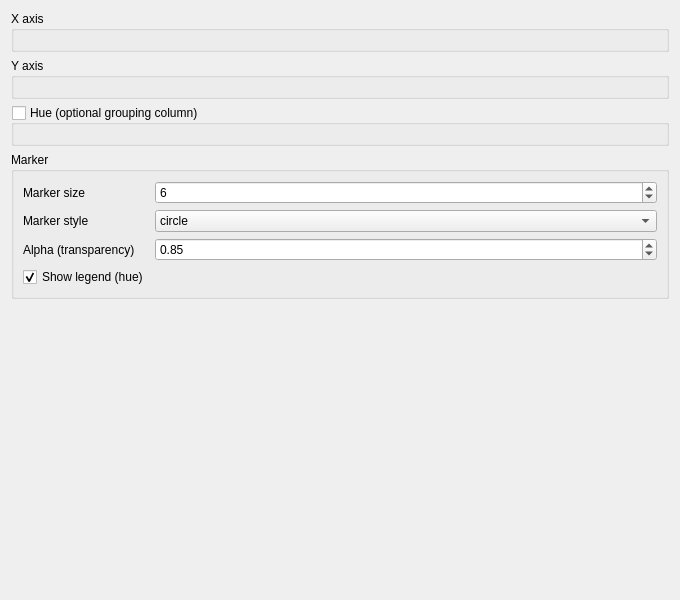
<?xml version="1.0" encoding="UTF-8"?>
<ui version="4.0">
 <class>DAChartAddStatsScatterplotWidget</class>
 <widget class="QWidget" name="DAChartAddStatsScatterplotWidget">
  <property name="geometry">
   <rect>
    <x>0</x>
    <y>0</y>
    <width>680</width>
    <height>600</height>
   </rect>
  </property>
  <property name="windowTitle">
   <string>Stats Scatterplot Settings</string>
  </property>
  <layout class="QVBoxLayout" name="verticalLayoutMain">
   <item>
    <widget class="QGroupBox" name="groupBoxXData">
     <property name="title">
      <string>X axis</string>
     </property>
     <property name="flat">
      <bool>true</bool>
     </property>
     <layout class="QVBoxLayout" name="verticalLayoutXData">
      <item>
       <widget class="DA::DAChartSeriesSelectWidget" name="selectWidgetXData"/>
      </item>
     </layout>
    </widget>
   </item>
   <item>
    <widget class="QGroupBox" name="groupBoxYData">
     <property name="title">
      <string>Y axis</string>
     </property>
     <property name="flat">
      <bool>true</bool>
     </property>
     <layout class="QVBoxLayout" name="verticalLayoutYData">
      <item>
       <widget class="DA::DAChartSeriesSelectWidget" name="selectWidgetYData"/>
      </item>
     </layout>
    </widget>
   </item>
   <item>
    <widget class="QGroupBox" name="groupBoxHue">
     <property name="title">
      <string>Hue (optional grouping column)</string>
     </property>
     <property name="flat">
      <bool>true</bool>
     </property>
     <property name="checkable">
      <bool>true</bool>
     </property>
     <property name="checked">
      <bool>false</bool>
     </property>
     <layout class="QVBoxLayout" name="verticalLayoutHue">
      <item>
       <widget class="DA::DAChartSeriesSelectWidget" name="selectWidgetHue"/>
      </item>
     </layout>
    </widget>
   </item>
   <item>
    <widget class="QGroupBox" name="groupBoxOptions">
     <property name="title">
      <string>Marker</string>
     </property>
     <property name="flat">
      <bool>true</bool>
     </property>
     <layout class="QFormLayout" name="formLayoutOptions">
      <item row="0" column="0">
       <widget class="QLabel" name="labelSize">
        <property name="text">
         <string>Marker size</string>
        </property>
       </widget>
      </item>
      <item row="0" column="1">
       <widget class="QSpinBox" name="spinBoxSize">
        <property name="minimum">
         <number>1</number>
        </property>
        <property name="maximum">
         <number>100</number>
        </property>
        <property name="value">
         <number>6</number>
        </property>
       </widget>
      </item>
      <item row="1" column="0">
       <widget class="QLabel" name="labelStyle">
        <property name="text">
         <string>Marker style</string>
        </property>
       </widget>
      </item>
      <item row="1" column="1">
       <widget class="QComboBox" name="comboBoxStyle">
        <item>
         <property name="text">
          <string>circle</string>
         </property>
        </item>
        <item>
         <property name="text">
          <string>square</string>
         </property>
        </item>
        <item>
         <property name="text">
          <string>diamond</string>
         </property>
        </item>
        <item>
         <property name="text">
          <string>triangle</string>
         </property>
        </item>
        <item>
         <property name="text">
          <string>cross</string>
         </property>
        </item>
        <item>
         <property name="text">
          <string>plus</string>
         </property>
        </item>
        <item>
         <property name="text">
          <string>star</string>
         </property>
        </item>
       </widget>
      </item>
      <item row="2" column="0">
       <widget class="QLabel" name="labelAlpha">
        <property name="text">
         <string>Alpha (transparency)</string>
        </property>
       </widget>
      </item>
      <item row="2" column="1">
       <widget class="QDoubleSpinBox" name="doubleSpinBoxAlpha">
        <property name="minimum">
         <double>0.050000000000000</double>
        </property>
        <property name="maximum">
         <double>1.000000000000000</double>
        </property>
        <property name="singleStep">
         <double>0.050000000000000</double>
        </property>
        <property name="value">
         <double>0.850000000000000</double>
        </property>
       </widget>
      </item>
      <item row="3" column="0">
       <widget class="QCheckBox" name="checkBoxLegend">
        <property name="text">
         <string>Show legend (hue)</string>
        </property>
        <property name="checked">
         <bool>true</bool>
        </property>
       </widget>
      </item>
     </layout>
    </widget>
   </item>
   <item>
    <spacer name="verticalSpacer">
     <property name="orientation">
      <enum>Qt::Vertical</enum>
     </property>
     <property name="sizeHint" stdset="0">
      <size>
       <width>20</width>
       <height>40</height>
      </size>
     </property>
    </spacer>
   </item>
  </layout>
 </widget>
 <customwidgets>
  <customwidget>
   <class>DA::DAChartSeriesSelectWidget</class>
   <extends>QWidget</extends>
   <header>Chart/AddItem/DAChartSeriesSelectWidget.h</header>
  </customwidget>
 </customwidgets>
 <resources/>
 <connections/>
</ui>
